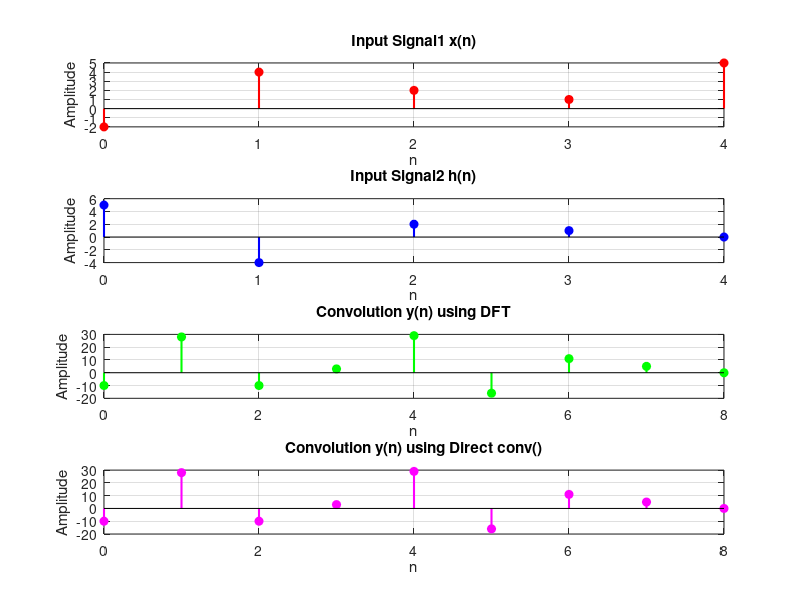

The MATLAB script that drew this image:
clc;
clear;
close all;

% Signals
x = [-2 4 2 1 5];
h = [5 -4 2 1 0];

% Length of convolution
N = length(x) + length(h) - 1;

% Zero-pad both signals to length N
x_pad = [x, zeros(1, N-length(x))];
h_pad = [h, zeros(1, N-length(h))];

% DFT of both signals
X = fft(x_pad);
H = fft(h_pad);

% Multiply in frequency domain
Y = X .* H;

% IDFT to get convolution result
y_dft = ifft(Y);

% Direct convolution (for verification)
y_direct = conv(x, h);

%% Display results
disp('Convolution using DFT:');
disp(y_dft);
disp('Direct convolution:');
disp(y_direct);

%% Visualization
n_x = 0:length(x)-1;
n_h = 0:length(h)-1;
n_y = 0:N-1;

figure;

subplot(4,1,1);
stem(n_x, x, 'r', 'filled', 'LineWidth', 1.5);
title('Input Signal1 x(n)');
xlabel('n'); ylabel('Amplitude'); grid on;

subplot(4,1,2);
stem(n_h, h, 'b', 'filled', 'LineWidth', 1.5);
title('Input Signal2 h(n)');
xlabel('n'); ylabel('Amplitude'); grid on;

subplot(4,1,3);
stem(n_y, real(y_dft), 'g', 'filled', 'LineWidth', 1.5);
title('Convolution y(n) using DFT');
xlabel('n'); ylabel('Amplitude'); grid on;

subplot(4,1,4);
stem(n_y, y_direct, 'm', 'filled', 'LineWidth', 1.5);
title('Convolution y(n) using Direct conv()');
xlabel('n'); ylabel('Amplitude'); grid on;
